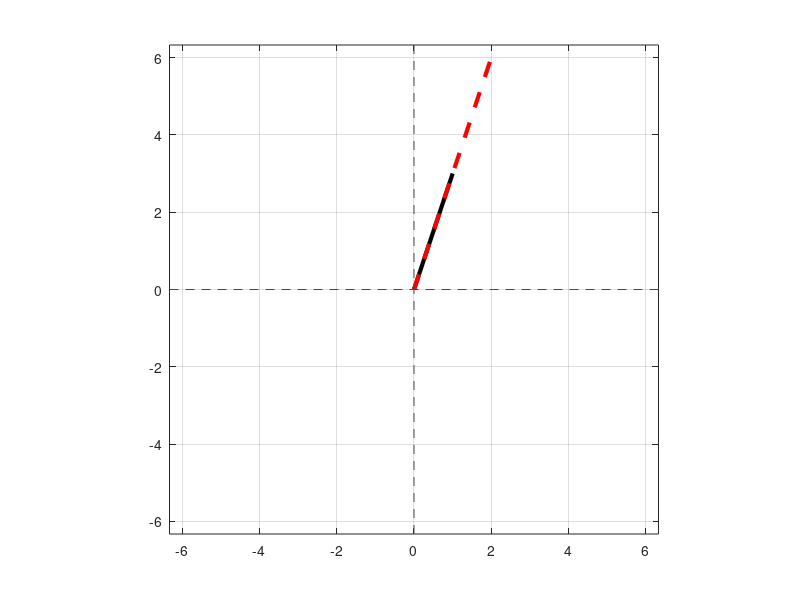

Reproduce this figure in MATLAB.
% Creating and plotting vectors in 2D

v1 = [1 3];
s = 2; % scalar

figure(1), clf

% Plot vector
% plot (( [x start & end coords], [y start & end coords], line color,
% linewidth)
plot([0 v1(1)], [0 v1(2)], 'k', 'linew', 3);
hold on % put this one later
% r-- = red dashed line, *s = stretching the line... making it longer etc
plot([0, v1(1)] * s, [0 v1(2)] * s, 'r--', 'linew', 3);

% set square axes
% norm - get norm/length of vector (how long the line is)
% max get the max of the params
% in this case: norm(v1) or norm(v1*s)
axlim = max([norm(v1) norm(v1 * s)]);
% gca = get current axis
% set(gca, property, value, property, value) (property-value pairs)
% can list more proerty and values than you want to hcange
set(gca, 'xlim', [-1 1] * axlim, 'ylim', [-1 1] * axlim)
grid on
axis square % will not stretch when draggin window etc

% plot 0-lines
hold on
clear h
% xlim = x axis limit
% plot(x coords, y coords, line)
h(1) = plot(get(gca, 'xlim'), [0 0], 'k--'); % black dashed horisontal line
h(2) = plot([0 0], get(gca, 'ylim'), 'k--'); % black dashed vertical line
% set (handle, property, [R G B] (0-1) 30%)
set(h, 'color', [1 1 1] * .3)
